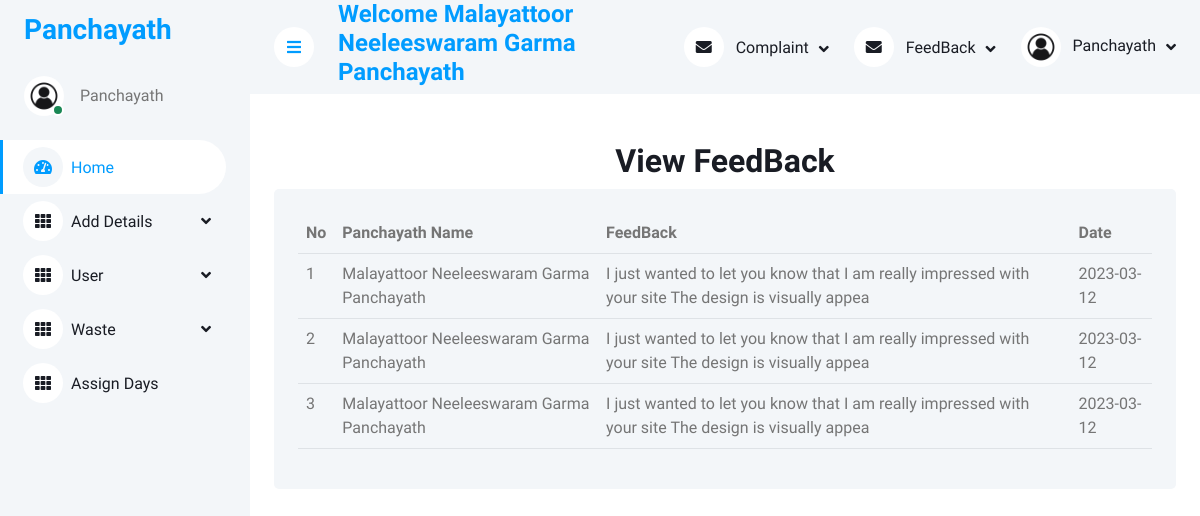
The app's page /E-Waste/Panjayath/Sented_feedback.php (signed in) with its own data.
### tables this page shows
CREATE TABLE `tbl_feedback` (
  `fb_id` int(11) NOT NULL auto_increment,
  `fb_date` date NOT NULL,
  `fb_content` varchar(500) NOT NULL,
  `pajayathe_id` int(11) NOT NULL default '0',
  `user_id` int(11) NOT NULL default '0',
  `to_status` char(1) NOT NULL default '0',
  PRIMARY KEY  (`fb_id`)
);

CREATE TABLE `tbl_pajayathe` (
  `pajayathe_id` int(11) NOT NULL auto_increment,
  `pajayathe_name` varchar(100) NOT NULL,
  `pajayathe_contact` char(10) NOT NULL,
  `pajayathe_pincode` char(6) NOT NULL,
  `pajayathe_district` varchar(15) NOT NULL,
  `pajayathe_location` varchar(20) NOT NULL,
  `pajayathe_username` varchar(20) NOT NULL,
  `pajayathe_password` varchar(20) NOT NULL,
  `pajayathe_status` char(1) NOT NULL default '0',
  PRIMARY KEY  (`pajayathe_id`)
);

### E-Waste/Panjayath/Sented_feedback.php (the view, shortened to what this page needs)
<!DOCTYPE html>
<html>
<head>
	<div class="container-xxl position-relative bg-white d-flex p-0">
<?php
include("../Connection/Connection.php");
include("Home1.php");
?>
</head>
<body>
<form>
	<div class="container-fluid pt-4 px-4">
	<h2 align="center">View FeedBack</h2>
	<div class="bg-light rounded h-100 p-4">
	<table width="800" class="table table-hover">
		<tr align="left">
			<th>No</th>
			<th>Panchayath Name</th>
			<th>FeedBack</th>
			<th>Date</th>
		</tr>
		<?php
		$sel = "select * from tbl_feedback fe inner join tbl_pajayathe p on fe.pajayathe_id=p.pajayathe_id where to_status = '1'";
		$res = $con->query($sel);
		if($res->num_rows!=NULL)
		{
			$i = 0;
			while($row = $res->fetch_assoc())
			{
				$i = $i + 1;
				?>
				<tr>
					<td><?php echo $i; ?></td>
					<td><?php echo $row["pajayathe_name"]; ?></td>
					<td><?php echo $row["fb_content"]; ?></td>
					<td><?php echo $row["fb_date"]; ?></td>
				</tr>
				<?php
			}
		}
		?>
	</table>
</form>
</body>
</html>

### E-Waste/Panjayath/Template/css/style.css (style rules this page uses)
:root { --primary: #009CFF; --light: #F3F6F9; --dark: #191C24; }

### records on screen
tbl_feedback: pajayathe.pajayathe_name "Malayattoor Neeleeswaram Garma Panchayath", fb_content "I just wanted to let you know that I am really impressed with your site The design is visually appea", fb_date "2023-03-12"
tbl_feedback: pajayathe.pajayathe_name "Malayattoor Neeleeswaram Garma Panchayath", fb_content "I just wanted to let you know that I am really impressed with your site The design is visually appea", fb_date "2023-03-12"
tbl_feedback: pajayathe.pajayathe_name "Malayattoor Neeleeswaram Garma Panchayath", fb_content "I just wanted to let you know that I am really impressed with your site The design is visually appea", fb_date "2023-03-12"

### other values on screen
$_SESSION['panname'] "Malayattoor Neeleeswaram Garma Panchayath"
